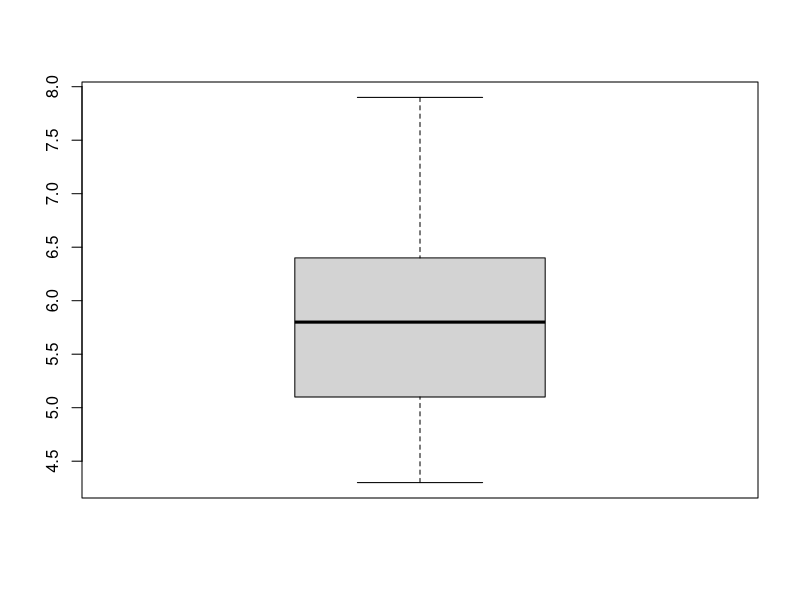
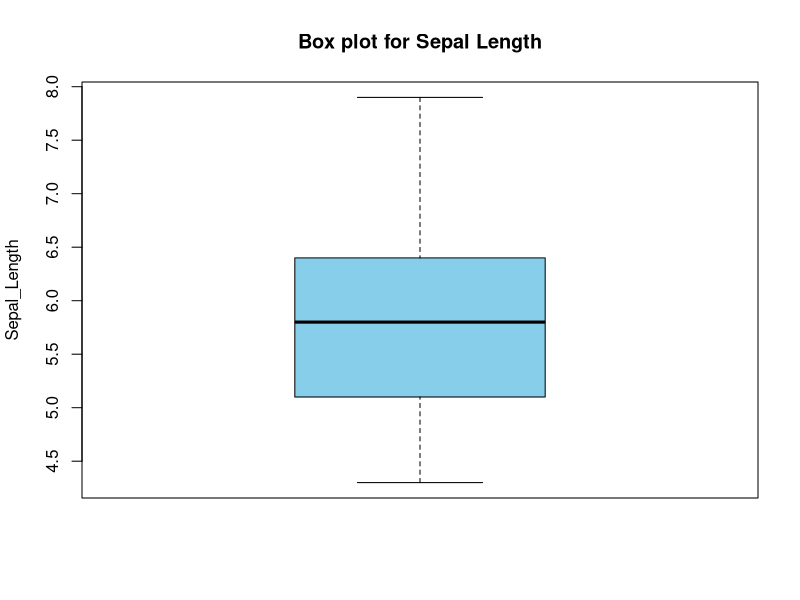
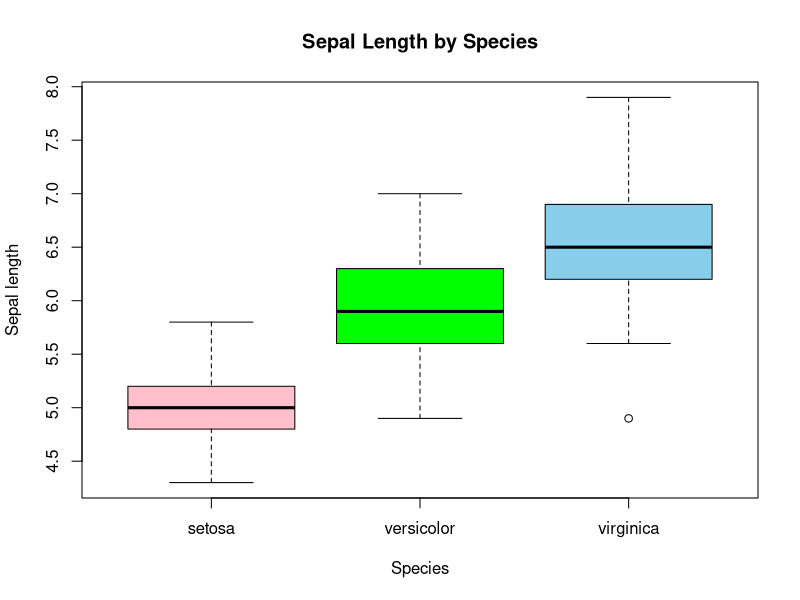
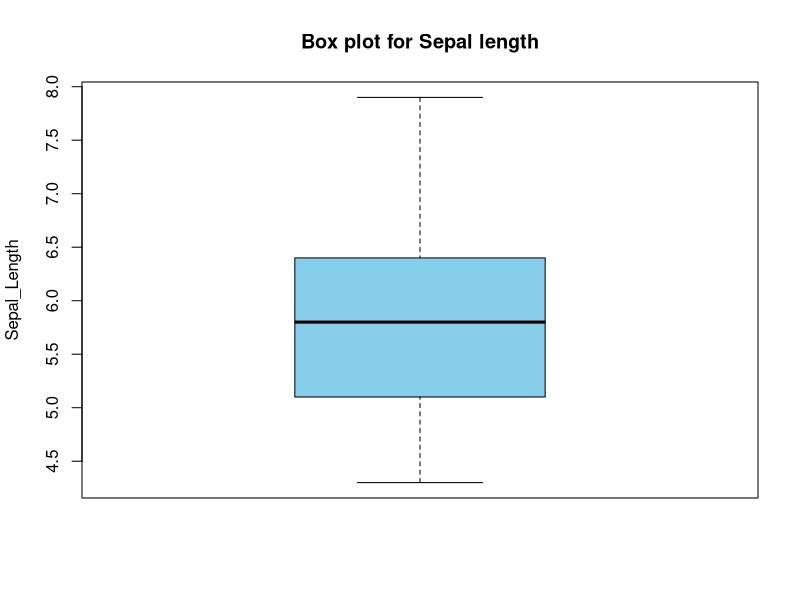
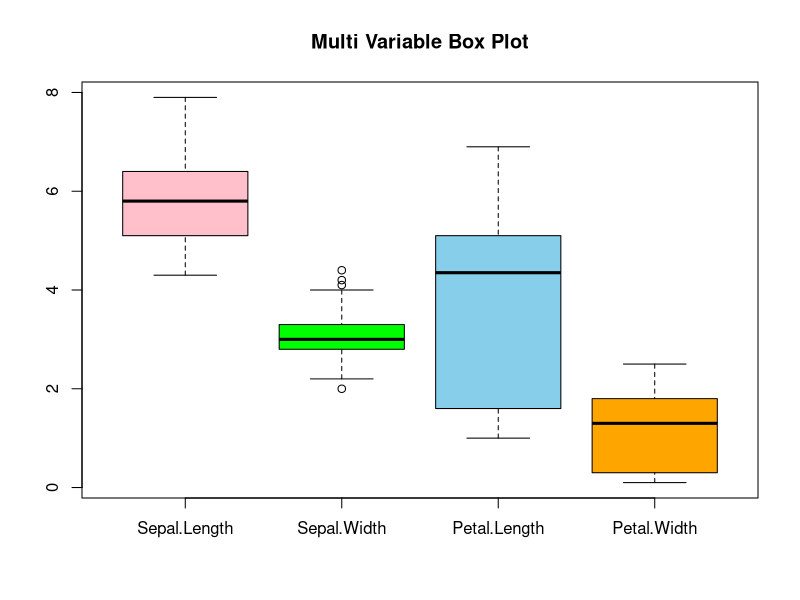
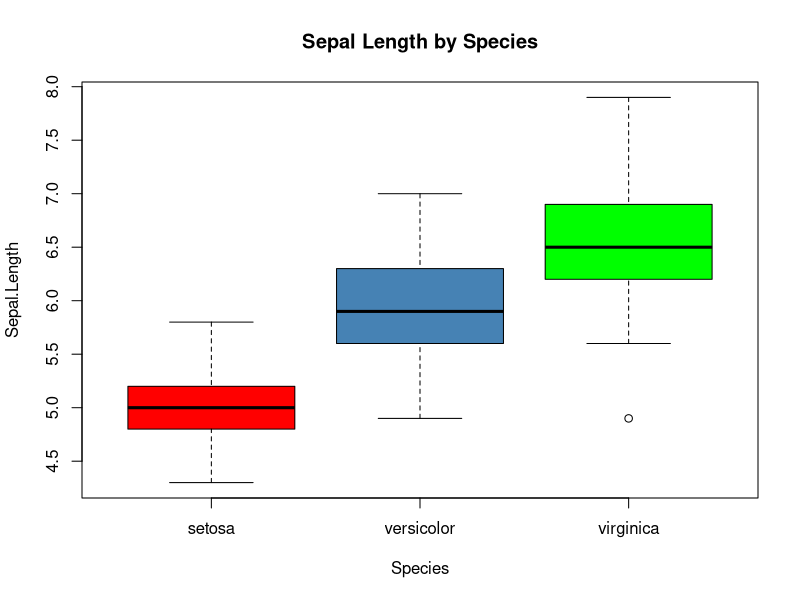
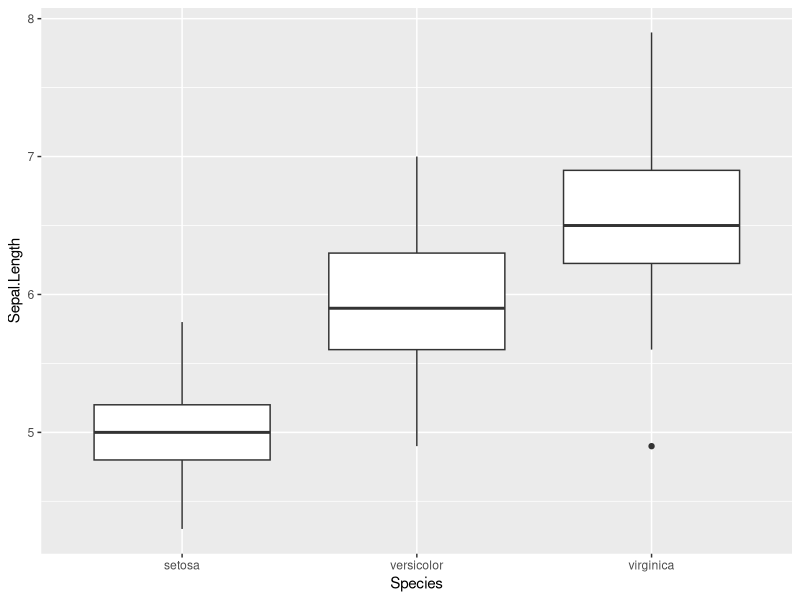
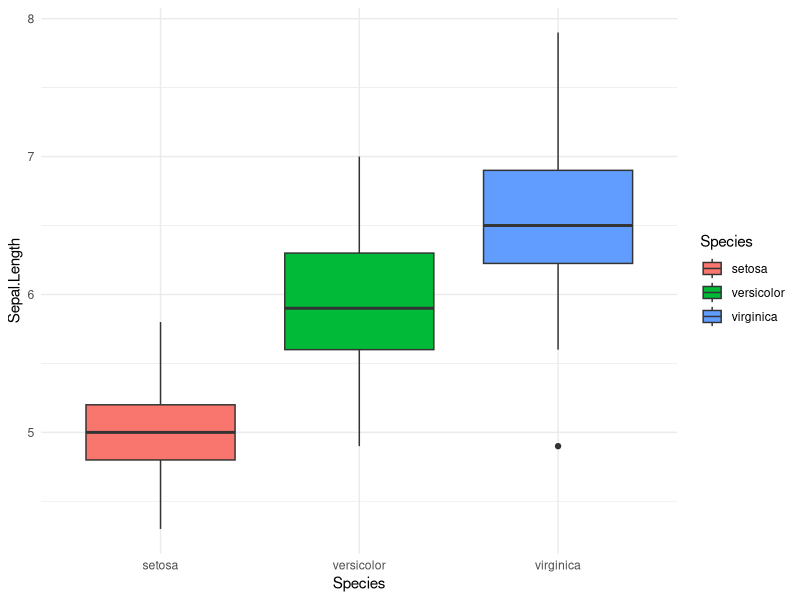

Write R code to recreate these figures, in order.
#Load the Data
data(iris)

#understand the Data
str(iris)
View(iris)
class(iris)
?iris

#Basic Box Plot
boxplot(iris$Sepal.Length)

#Add Title & Labels
boxplot(iris$Sepal.Length,
        main = "Box plot for Sepal Length",
        ylab = "Sepal_Length",
        col = 'skyblue')

#Grouped Box plot(by Species)
boxplot(Sepal.Length~Species,
        data = iris,
        main = "Sepal Length by Species",
        xlab = "Species",
        ylab = "Sepal length",
        col = c('pink', 'green', 'skyblue'))

#multi-Variable Box plot
boxplot(iris$Sepal.Length,
        main = "Box plot for Sepal length",
        ylab = "Sepal_Length",
        col = 'skyblue')
boxplot(iris[,1:4],
        main = "Multi Variable Box Plot",
        col = c('pink','green','skyblue','orange'))

#using custom color palette
species_colors<-c("setosa"="red",
                  "versicolor"="steelblue",
                  "virginica"="green")
boxplot(
  Sepal.Length~Species,
  data = iris,
  col = species_colors,
  main = "Sepal Length by Species"
)

#GGPLOT2
library(ggplot2)

ggplot(iris,
       aes(x=Species,y=Sepal.Length))+
  geom_boxplot()

#Colored box plot by species
ggplot(iris,aes(x=Species,y=Sepal.Length,fill = Species))+
  geom_boxplot()+
  theme_minimal()

#Using Manual color palettes
ggplot(iris,aes(x=Species,y=Sepal.Length,fill = Species))+
  geom_boxplot()+
  scale_fill_manual(
    values = c(
      "setosa"="red",
      "versicolor"="steelblue",
      "virginica"="green"
    )
  )+
  theme_minimal()